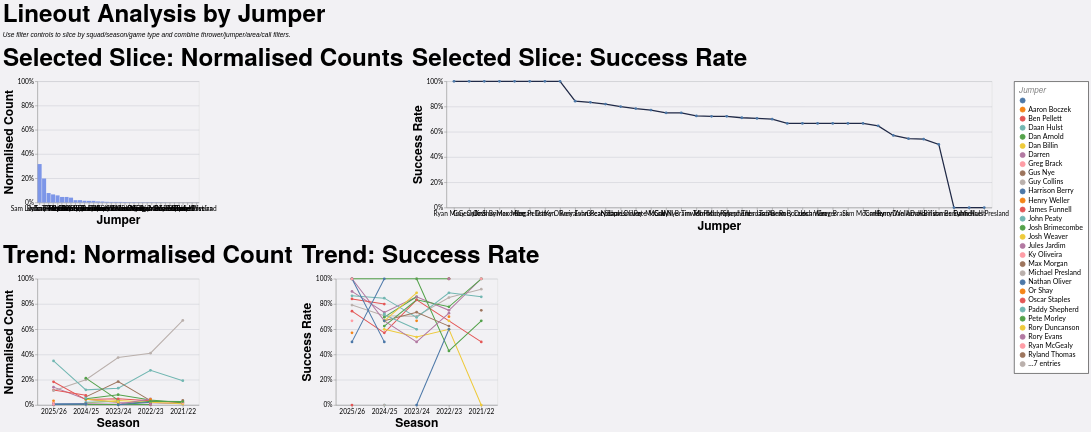

The specification (Vega-Lite) saved for this image:
### Vega-Lite specification from a JSON file in a GitHub repository (floating-point values rounded to 4 significant figures; data arrays with more than 128 entries replaced by an {"elided": "..."} marker saying what was removed)
{"config": {"axis": {"labelFont": "Lato, sans-serif", "titleFont": "PT Sans Narrow, Helvetica Neue, Helvetica, Arial, sans-serif", "labelFontSize": 13, "titleFontSize": 24, "gridColor": "#202947", "gridOpacity": 0.2}, "header": {"labelFont": "PT Sans Narrow, Helvetica Neue, Helvetica, Arial, sans-serif", "titleFont": "PT Sans Narrow, Helvetica Neue, Helvetica, Arial, sans-serif", "labelFontSize": 24, "titleFontSize": 28, "labelFontWeight": "bold", "orient": "left"}, "legend": {"labelFont": "Lato, sans-serif", "titleFont": "PT Sans Narrow, Helvetica Neue, Helvetica, Arial, sans-serif", "labelFontSize": 14, "titleFontSize": 16, "titlePadding": 5, "fillColor": "white", "strokeColor": "black", "padding": 10, "titleFontWeight": "lighter", "titleFontStyle": "italic", "titleColor": "gray", "offset": 10}, "title": {"font": "PT Sans Narrow, Helvetica Neue, Helvetica, Arial, sans-serif", "fontSize": 48, "fontWeight": "bold", "anchor": "start", "align": "center", "titlePadding": 20, "subtitlePadding": 10, "subtitleFontSize": 13, "subtitleColor": "", "subtitleFontStyle": "italic", "offset": 15, "color": "black"}, "axisX": {"labelAngle": 0}, "facet": {"title": null, "header": null, "align": {"row": "each", "column": "each"}}, "resolve": {"scale": {"y": "independent", "facet": "independent"}}, "background": "#f2f1f4"}, "vconcat": [{"hconcat": [{"mark": {"type": "bar", "color": "#7d96e8"}, "encoding": {"tooltip": [{"field": "jumper", "title": "Jumper", "type": "nominal"}, {"field": "attempts", "format": ",.0f", "title": "Lineouts", "type": "quantitative"}, {"field": "share", "format": ".1%", "title": "Normalised Count", "type": "quantitative"}], "x": {"field": "jumper", "sort": "-y", "title": "Jumper", "type": "nominal"}, "y": {"axis": {"format": "%"}, "field": "share", "scale": {"domain": [0, 1]}, "title": "Normalised Count", "type": "quantitative"}}, "height": 240, "title": "Selected Slice: Normalised Counts", "transform": [{"filter": "(loSquad == 'All' || datum.squad == loSquad) && (loGameType == 'All' || (loGameType == 'League + Cup' && (datum.game_type == 'League' || datum.game_type == 'Cup')) || (loGameType == 'League only' && datum.game_type == 'League') || datum.game_type == loGameType) && (loOpposition == 'All' || datum.opposition == loOpposition) && (loThrower == 'All' || datum.thrower == loThrower) && (loJumper == 'All' || datum.jumper == loJumper) && (loArea == 'All' || datum.area == loArea) && (loNumbers == 'All' || datum.numbers == loNumbers) && (loCall == 'All' || datum.call == loCall) && (loCallType == 'All' || datum.call_type == loCallType)"}, {"filter": "(loSeason == 'All' || datum.season == loSeason)"}, {"aggregate": [{"op": "count", "as": "attempts"}, {"op": "sum", "field": "won", "as": "won"}], "groupby": ["jumper"]}, {"joinaggregate": [{"op": "sum", "field": "attempts", "as": "total_attempts"}]}, {"calculate": "datum.attempts / datum.total_attempts", "as": "share"}, {"calculate": "datum.won / datum.attempts", "as": "success_rate"}], "width": 320}, {"mark": {"type": "line", "color": "#202946", "point": true, "strokeWidth": 2.5}, "encoding": {"tooltip": [{"field": "jumper", "title": "Jumper", "type": "nominal"}, {"field": "won", "format": ",.0f", "title": "Won", "type": "quantitative"}, {"field": "attempts", "format": ",.0f", "title": "Lineouts", "type": "quantitative"}, {"field": "success_rate", "format": ".1%", "title": "Success Rate", "type": "quantitative"}], "x": {"field": "jumper", "sort": "-y", "title": "Jumper", "type": "nominal"}, "y": {"axis": {"format": "%"}, "field": "success_rate", "scale": {"domain": [0, 1]}, "title": "Success Rate", "type": "quantitative"}}, "height": 250, "title": "Selected Slice: Success Rate", "transform": [{"filter": "(loSquad == 'All' || datum.squad == loSquad) && (loGameType == 'All' || (loGameType == 'League + Cup' && (datum.game_type == 'League' || datum.game_type == 'Cup')) || (loGameType == 'League only' && datum.game_type == 'League') || datum.game_type == loGameType) && (loOpposition == 'All' || datum.opposition == loOpposition) && (loThrower == 'All' || datum.thrower == loThrower) && (loJumper == 'All' || datum.jumper == loJumper) && (loArea == 'All' || datum.area == loArea) && (loNumbers == 'All' || datum.numbers == loNumbers) && (loCall == 'All' || datum.call == loCall) && (loCallType == 'All' || datum.call_type == loCallType)"}, {"filter": "(loSeason == 'All' || datum.season == loSeason)"}, {"aggregate": [{"op": "count", "as": "attempts"}, {"op": "sum", "field": "won", "as": "won"}], "groupby": ["jumper"]}, {"joinaggregate": [{"op": "sum", "field": "attempts", "as": "total_attempts"}]}, {"calculate": "datum.attempts / datum.total_attempts", "as": "share"}, {"calculate": "datum.won / datum.attempts", "as": "success_rate"}], "width": {"step": 30}}], "spacing": 16}, {"hconcat": [{"mark": {"type": "line", "point": true, "strokeWidth": 2}, "encoding": {"color": {"field": "jumper", "title": "Jumper", "type": "nominal"}, "tooltip": [{"field": "season", "title": "Season", "type": "nominal"}, {"field": "jumper", "title": "Jumper", "type": "nominal"}, {"field": "attempts", "format": ",.0f", "title": "Lineouts", "type": "quantitative"}, {"field": "norm_count", "format": ".1%", "title": "Normalised Count", "type": "quantitative"}], "x": {"field": "season", "sort": "-x", "title": "Season", "type": "nominal"}, "y": {"axis": {"format": "%"}, "field": "norm_count", "scale": {"domain": [0, 1]}, "title": "Normalised Count", "type": "quantitative"}}, "height": 250, "title": "Trend: Normalised Count", "transform": [{"filter": "(loSquad == 'All' || datum.squad == loSquad) && (loGameType == 'All' || (loGameType == 'League + Cup' && (datum.game_type == 'League' || datum.game_type == 'Cup')) || (loGameType == 'League only' && datum.game_type == 'League') || datum.game_type == loGameType) && (loOpposition == 'All' || datum.opposition == loOpposition) && (loThrower == 'All' || datum.thrower == loThrower) && (loJumper == 'All' || datum.jumper == loJumper) && (loArea == 'All' || datum.area == loArea) && (loNumbers == 'All' || datum.numbers == loNumbers) && (loCall == 'All' || datum.call == loCall) && (loCallType == 'All' || datum.call_type == loCallType)"}, {"aggregate": [{"op": "count", "as": "attempts"}, {"op": "sum", "field": "won", "as": "won"}], "groupby": ["season", "jumper"]}, {"joinaggregate": [{"op": "sum", "field": "attempts", "as": "season_attempts"}], "groupby": ["season"]}, {"calculate": "datum.attempts / datum.season_attempts", "as": "norm_count"}, {"calculate": "datum.won / datum.attempts", "as": "success_rate"}], "width": 320}, {"mark": {"type": "line", "point": true, "strokeWidth": 2}, "encoding": {"color": {"field": "jumper", "title": "Jumper", "type": "nominal"}, "tooltip": [{"field": "season", "title": "Season", "type": "nominal"}, {"field": "jumper", "title": "Jumper", "type": "nominal"}, {"field": "won", "format": ",.0f", "title": "Won", "type": "quantitative"}, {"field": "attempts", "format": ",.0f", "title": "Lineouts", "type": "quantitative"}, {"field": "success_rate", "format": ".1%", "title": "Success Rate", "type": "quantitative"}], "x": {"field": "season", "sort": "-x", "title": "Season", "type": "nominal"}, "y": {"axis": {"format": "%"}, "field": "success_rate", "scale": {"domain": [0, 1]}, "title": "Success Rate", "type": "quantitative"}}, "height": 250, "title": "Trend: Success Rate", "transform": [{"filter": "(loSquad == 'All' || datum.squad == loSquad) && (loGameType == 'All' || (loGameType == 'League + Cup' && (datum.game_type == 'League' || datum.game_type == 'Cup')) || (loGameType == 'League only' && datum.game_type == 'League') || datum.game_type == loGameType) && (loOpposition == 'All' || datum.opposition == loOpposition) && (loThrower == 'All' || datum.thrower == loThrower) && (loJumper == 'All' || datum.jumper == loJumper) && (loArea == 'All' || datum.area == loArea) && (loNumbers == 'All' || datum.numbers == loNumbers) && (loCall == 'All' || datum.call == loCall) && (loCallType == 'All' || datum.call_type == loCallType)"}, {"aggregate": [{"op": "count", "as": "attempts"}, {"op": "sum", "field": "won", "as": "won"}], "groupby": ["season", "jumper"]}, {"joinaggregate": [{"op": "sum", "field": "attempts", "as": "season_attempts"}], "groupby": ["season"]}, {"calculate": "datum.attempts / datum.season_attempts", "as": "norm_count"}, {"calculate": "datum.won / datum.attempts", "as": "success_rate"}], "width": 320}], "spacing": 16}], "data": {"name": "data-be15e094906f116b8ddbadd99c56f81f"}, "params": [{"name": "loSquad", "value": "All"}, {"name": "loSeason", "value": "All"}, {"name": "loGameType", "value": "All"}, {"name": "loOpposition", "value": "All"}, {"name": "loThrower", "value": "All"}, {"name": "loJumper", "value": "All"}, {"name": "loArea", "value": "All"}, {"name": "loNumbers", "value": "All"}, {"name": "loCall", "value": "All"}, {"name": "loCallType", "value": "All"}], "spacing": 22, "title": {"text": "Lineout Analysis by Jumper", "subtitle": "Use filter controls to slice by squad/season/game type and combine thrower/jumper/area/call filters."}, "$schema": "https://vega.github.io/schema/vega-lite/v5.20.1.json", "datasets": {"data-be15e094906f116b8ddbadd99c56f81f": {"elided": "1242 records"}}}
